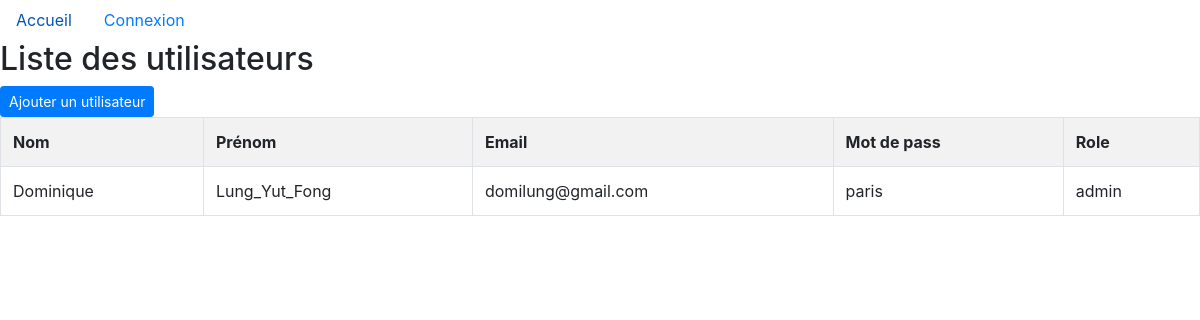
The page /manager/user/list.php on the database its author committed.
### tables this page shows
CREATE TABLE `user` (
  `id` int(11) NOT NULL,
  `firstname` varchar(255) NOT NULL,
  `lastname` varchar(255) NOT NULL,
  `email` varchar(255) NOT NULL,
  `password` varchar(12) NOT NULL,
  `role` enum('client','admin','','') NOT NULL
);

### dbmanager.php (called while the page is built, shortened)
<?php
function getUsers() {
  $db = db_connect();
  $users = null;
  if ($db) {
    $query = $db->prepare(
      'SELECT * FROM user ORDER BY firstname, lastname ASC');
    $result = $query->execute();
    if ($result) {
      $users = $query->fetchAll(PDO::FETCH_ASSOC);
      return $users;
    }
  }
  return $users;
}
?>

### manager/user/list.php (the view)
<?php
require_once('../../dbmanager.php');
include('../../templates/header.php');
$users = getUsers();
?>
<h2>Liste des utilisateurs</h2>
<a class="btn btn-primary btn-sm" href="add.php">Ajouter un utilisateur</a>
<table class="table table-bordered table-striped">
  <tr>
    <th>Nom</th>
    <th>Prénom</th>
    <th>Email</th>
    <th>Mot de pass</th>
    <th>Role</th>
  </tr>
  <?php foreach($users as $user): ?>
    <tr>
      <td><?php echo $user['firstname'] ?></td>
      <td><?php echo $user['lastname'] ?></td>
      <td><?php echo $user['email'] ?></td>
      <td><?php echo $user['password'] ?></td>
      <td><?php echo $user['role'] ?></td>
    </tr>
  <?php endforeach ?>
</table>
  <?php
  include('../../templates/footer.php');
  ?>

### rows shown on the page
user: firstname "Dominique", lastname "Lung_Yut_Fong", email "domilung@gmail.com", password "paris", role "admin"
